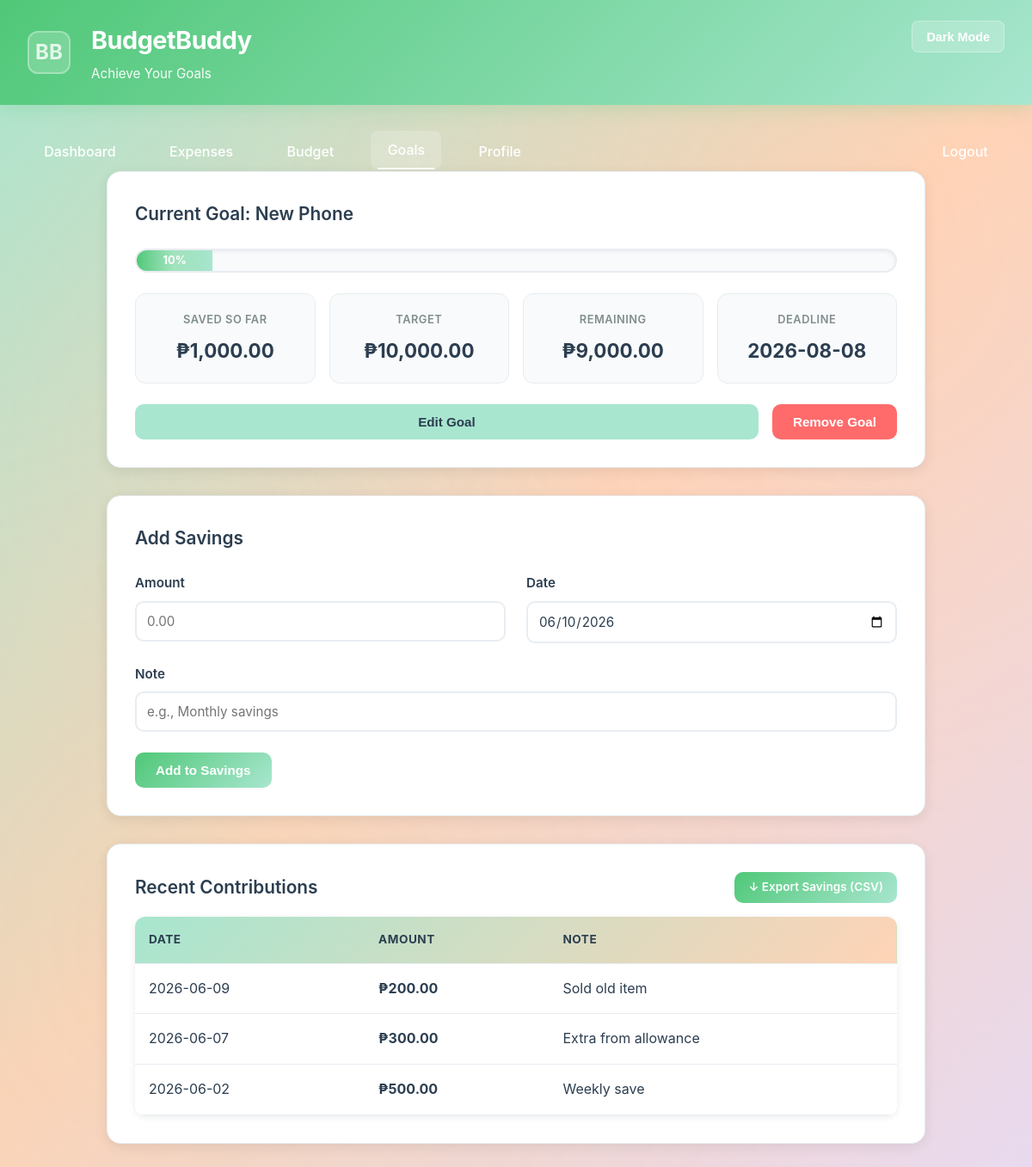
Page /frontend/saving-goal.php (signed in) on the earlier database version.
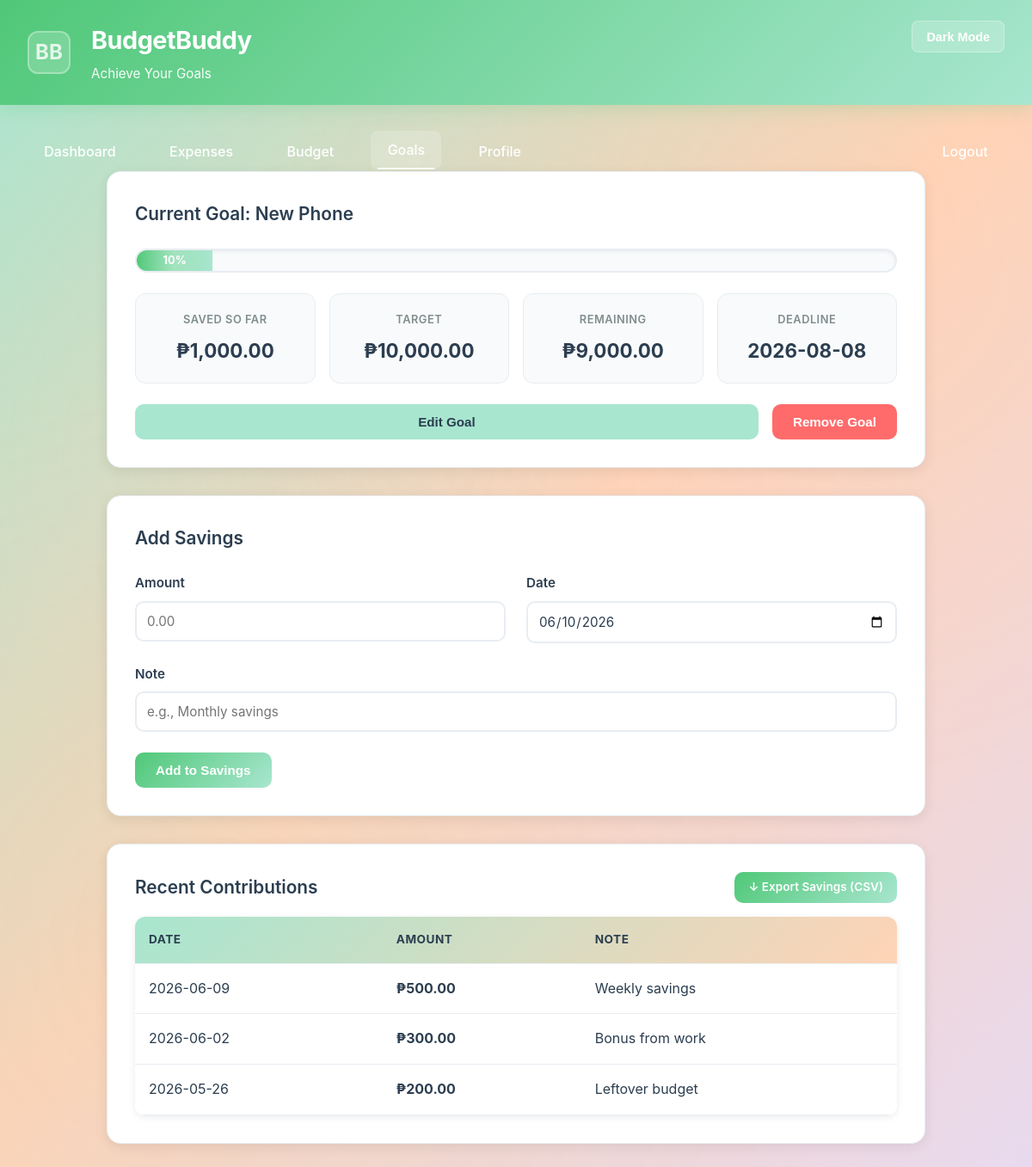
Same page on the later database version.
### tables this page shows
CREATE TABLE users (
        id INT AUTO_INCREMENT PRIMARY KEY,
        first_name VARCHAR(50) NOT NULL,
        last_name VARCHAR(50) NOT NULL,
        email VARCHAR(100) NOT NULL UNIQUE,
        password VARCHAR(255) NOT NULL,
        monthly_budget DECIMAL(10,2) DEFAULT 5000.00,
        savings_goal DECIMAL(10,2) DEFAULT 10000.00,
        budget_period ENUM('daily','weekly','monthly') DEFAULT 'monthly',
        food_daily_limit DECIMAL(10,2) DEFAULT 150.00,
        transpo_daily_limit DECIMAL(10,2) DEFAULT 100.00,
        goal_name VARCHAR(100) DEFAULT 'My Savings Goal',
        goal_target DECIMAL(10,2) DEFAULT 10000.00,
        goal_deadline DATE NULL,
        created_at TIMESTAMP DEFAULT CURRENT_TIMESTAMP,
        INDEX idx_users_email (email),
        INDEX idx_users_created (created_at)
    );

CREATE TABLE savings (
        id INT AUTO_INCREMENT PRIMARY KEY,
        user_id INT NOT NULL,
        amount DECIMAL(10,2) NOT NULL,
        note VARCHAR(255) DEFAULT '',
        savings_date DATE NOT NULL,
        created_at TIMESTAMP DEFAULT CURRENT_TIMESTAMP,
        FOREIGN KEY (user_id) REFERENCES users(id) ON DELETE CASCADE,
        INDEX idx_savings_user_date (user_id, savings_date)
    );

### includes/auth_check.php (called while the page is built, shortened)
<?php
$userId = $_SESSION['user_id'];
?>

### includes/helpers.php (called while the page is built, shortened)
<?php
function get_total_savings($conn, $userId) {
    $stmt = $conn->prepare("SELECT COALESCE(SUM(amount), 0) as total FROM savings WHERE user_id = ?");
    $stmt->bind_param("i", $userId);
    $stmt->execute();
    $row = $stmt->get_result()->fetch_assoc();
    return (float)($row['total'] ?? 0);
}
function get_recent_savings($conn, $userId, $limit = 8) {
    $stmt = $conn->prepare("SELECT amount, note, savings_date FROM savings
                            WHERE user_id = ? ORDER BY savings_date DESC, id DESC LIMIT ?");
    $stmt->bind_param("ii", $userId, $limit);
    $stmt->execute();
    $rows = $stmt->get_result()->fetch_all(MYSQLI_ASSOC);
    return $rows;
}
?>

### frontend/saving-goal.php (the view, shortened to what this page needs)
<?php
  require_once __DIR__ . '/../includes/auth_check.php';
  require_once __DIR__ . '/../includes/helpers.php';
  $theme = isset($_COOKIE['theme']) ? $_COOKIE['theme'] : 'light';
  $today = date('Y-m-d');
  $fresh = $conn->prepare("SELECT goal_name, goal_target, goal_deadline FROM users WHERE id = ? LIMIT 1");
  $fresh->bind_param("i", $userId);
  $fresh->execute();
  $gRow = $fresh->get_result()->fetch_assoc();
  $goalName     = $gRow['goal_name'] ?? '';
  $goalTarget   = (float)($gRow['goal_target'] ?? 0);
  $goalDeadline = $gRow['goal_deadline'] ?? null;
  $hasGoal = ($goalName !== '' && $goalName !== null && $goalTarget > 0);
  $totalSavings  = $hasGoal ? get_total_savings($conn, $userId) : 0;
  $progress      = ($hasGoal && $goalTarget > 0) ? min(100, round($totalSavings / $goalTarget * 100)) : 0;
  $remaining     = $hasGoal ? max(0, $goalTarget - $totalSavings) : 0;
  $recentSavings = $hasGoal ? get_recent_savings($conn, $userId, 10) : [];
  ?>
  <!DOCTYPE html>
  <html data-theme="<?= $theme ?>">
  <head>
      <link rel="stylesheet" href="styles.css">
  </head>
  <body>
      <header class="header">
          <div class="header-left">
              <div class="logo-container">
                  <div class="logo-placeholder" id="logoPlaceholder" style="display:none;">BB</div>
              </div>
              <div class="header-content">
                  <h1><a href="menu.php" style="color:inherit;text-decoration:none;">BudgetBuddy</a></h1>
                  <p>Achieve Your Goals</p>
              </div>
          </div>
          <div class="header-right">
              <button class="theme-toggle" onclick="toggleTheme()">Dark Mode</button>
          </div>
      </header>
      <div style="padding:0 2rem;">
          <nav class="nav">
              <a href="dashboard.php">Dashboard</a>
              <a href="expense-tracker.php">Expenses</a>
              <a href="budget-limits.php">Budget</a>
              <a href="saving-goal.php" class="active">Goals</a>
              <a href="profile.php">Profile</a>
              <a href="logout.php" class="nav-logout">Logout</a>
          </nav>
      </div>
      <div class="container">
          <?php if (!$hasGoal): ?>
          <div class="card">
              <h2>Create Your Savings Goal</h2>
              <p style="color:var(--text-secondary);margin-bottom:1.5rem;">
                  Set a goal to start tracking your savings progress.
              </p>
              <form method="POST">
                  <input type="hidden" name="action" value="update_goal">
                  <div class="form-group">
                      <label for="goal_name">Goal Name</label>
                      <input type="text" id="goal_name" name="goal_name" required
                             placeholder="e.g., Emergency Fund, Vacation, New Phone">
                  </div>
                  <div class="form-row">
                      <div class="form-group">
                          <label for="goal_target">Target Amount (&#8369;)</label>
                          <input type="number" id="goal_target" step="0.01" name="goal_target"
                                 required placeholder="0.00" min="1">
                      </div>
                      <div class="form-group">
                          <label for="goal_deadline">Deadline <span style="color:var(--text-secondary)">(optional)</span></label>
                          <input type="date" id="goal_deadline" name="goal_deadline">
                      </div>
                  </div>
                  <button type="submit" class="btn btn-primary">Create Goal</button>
              </form>
          </div>
          <?php else: ?>
          <div class="card">
              <h2>Current Goal: <?= htmlspecialchars($goalName) ?></h2>
              <div class="progress-bar">
                  <div class="progress-fill" style="width:<?= $progress ?>%;">
                      <span class="progress-text"><?= $progress ?>%</span>
                  </div>
              </div>
              <div class="goal-details">
                  <div class="goal-item">
                      <span class="goal-label">Saved So Far</span>
                      <span class="goal-value">&#8369;<?= number_format($totalSavings, 2) ?></span>
                  </div>
                  <div class="goal-item">
                      <span class="goal-label">Target</span>
                      <span class="goal-value">&#8369;<?= number_format($goalTarget, 2) ?></span>
                  </div>
                  <div class="goal-item">
                      <span class="goal-label">Remaining</span>
                      <span class="goal-value">&#8369;<?= number_format($remaining, 2) ?></span>
                  </div>
                  <?php if ($goalDeadline): ?>
                  <div class="goal-item">
                      <span class="goal-label">Deadline</span>
                      <span class="goal-value"><?= htmlspecialchars($goalDeadline) ?></span>
                  </div>
                  <?php endif; ?>
              </div>
              <div style="display:flex;gap:1rem;margin-top:1.5rem;">
                  <button class="btn btn-secondary" onclick="toggleEditForm()" style="flex:1;">Edit Goal</button>
                  <form method="POST" onsubmit="return confirm('Remove this goal? Your savings history will be kept.');" style="flex:0 0 auto;">
                      <button type="submit" class="btn btn-danger" style="white-space:nowrap;">Remove Goal</button>
                  </form>
              </div>
          </div>
          <div class="card">
              <h2>Add Savings</h2>
              <form method="POST">
                  <div class="form-row">
                      <div class="form-group">
                          <label>Amount</label>
                          <input type="number" step="0.01" name="savings_amount" required placeholder="0.00">
                      </div>
                      <div class="form-group">
                          <label>Date</label>
                          <input type="date" name="savings_date" value="<?= $today ?>">
                      </div>
                  </div>
                  <div class="form-group">
                      <label>Note</label>
                      <input type="text" name="savings_note" placeholder="e.g., Monthly savings">
                  </div>
                  <button type="submit" class="btn btn-primary">Add to Savings</button>
              </form>
          </div>
          <div class="card">
              <div style="display:flex;align-items:center;justify-content:space-between;flex-wrap:wrap;gap:0.75rem;margin-bottom:1rem;">
                    <h2 style="margin:0;">Recent Contributions</h2>
                    <a href="../api/export.php?type=savings" class="btn btn-primary" style="font-size:0.85rem;padding:0.45rem 1rem;text-decoration:none;">&#8595; Export Savings (CSV)</a>
                </div>
              <?php if (!count($recentSavings)): ?>
                  <p style="text-align:center;padding:2rem;color:var(--text-secondary);">No savings recorded yet.</p>
              <?php else: ?>
                  <div class="table-wrapper">
                      <table class="table">
                          <thead><tr><th>Date</th><th>Amount</th><th>Note</th></tr></thead>
                          <tbody>
                          <?php foreach ($recentSavings as $s): ?>
                              <tr>
                                  <td><?= htmlspecialchars($s['savings_date']) ?></td>
                                  <td><strong>&#8369;<?= number_format($s['amount'], 2) ?></strong></td>
                                  <td><?= htmlspecialchars($s['note'] ?? '-') ?></td>
                              </tr>
                          <?php endforeach; ?>
                          </tbody>
                      </table>
                  </div>
              <?php endif; ?>
          </div>
          <?php endif; ?>
      </div>
  </body>
  </html>

Differences in the rows shown:
changed savings: savings_date "2026-06-02" → "2026-06-09"; note "Weekly save" → "Weekly savings"; moves up the list
changed savings: savings_date "2026-06-07" → "2026-06-02"; note "Extra from allowance" → "Bonus from work"; moves down the list
changed savings: savings_date "2026-06-09" → "2026-05-26"; note "Sold old item" → "Leftover budget"
